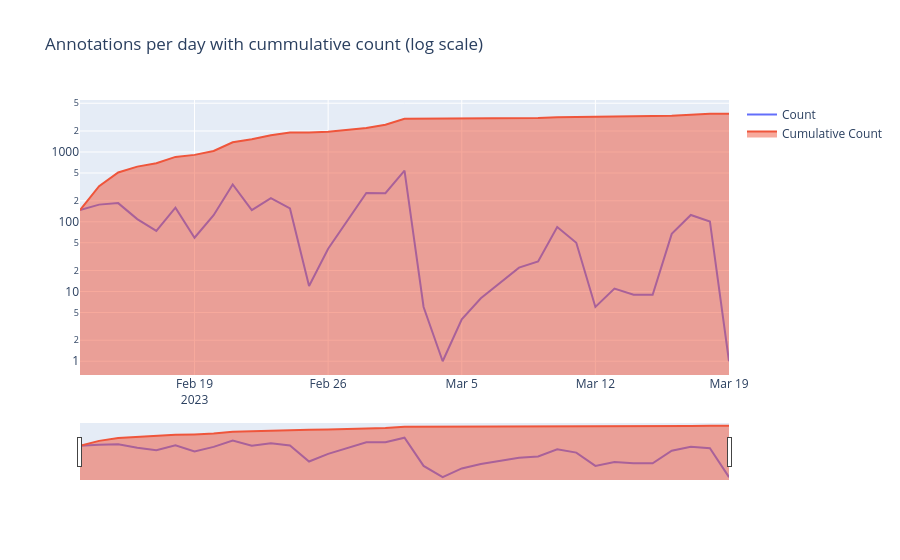

Notebook source saved alongside this figure:
### Code cell
fig = go.Figure()

fig.add_trace(
    go.Scatter(
        x=classifications_by_day["created_at"],
        y=classifications_by_day["count"],
        mode="lines",
        name="Count",
    )
)

fig.add_trace(
    go.Scatter(
        x=classifications_by_day["created_at"],
        y=classifications_by_day["cumulative_count"],
        mode="lines",
        name="Cumulative Count",
        fill="tozeroy",
    )
)

fig.update_xaxes(rangeslider_visible=True).update_yaxes(type="log")

fig.update_layout(
    barmode="group", title="Annotations per day with cummulative count (log scale)"
)

fig.show()

### Figure 1 — Plotly figure (JSON) as saved in the notebook; plotly's stock layout.template omitted (floating-point values rounded to 4 significant figures)
{"data": [{"mode": "lines", "name": "Count", "type": "scatter", "x": ["2023-02-13", "2023-02-14", "2023-02-15", "2023-02-16", "2023-02-17", "2023-02-18", "2023-02-19", "2023-02-20", "2023-02-21", "2023-02-22", "2023-02-23", "2023-02-24", "2023-02-25", "2023-02-26", "2023-02-28", "2023-03-01", "2023-03-02", "2023-03-03", "2023-03-04", "2023-03-05", "2023-03-06", "2023-03-08", "2023-03-09", "2023-03-10", "2023-03-11", "2023-03-12", "2023-03-13", "2023-03-14", "2023-03-15", "2023-03-16", "2023-03-17", "2023-03-18", "2023-03-19"], "y": [147, 176, 185, 109, 74, 159, 59, 124, 343, 147, 218, 155, 12, 41, 259, 256, 539, 6, 1, 4, 8, 22, 27, 84, 50, 6, 11, 9, 9, 67, 125, 101, 1]}, {"fill": "tozeroy", "mode": "lines", "name": "Cumulative Count", "type": "scatter", "x": ["2023-02-13", "2023-02-14", "2023-02-15", "2023-02-16", "2023-02-17", "2023-02-18", "2023-02-19", "2023-02-20", "2023-02-21", "2023-02-22", "2023-02-23", "2023-02-24", "2023-02-25", "2023-02-26", "2023-02-28", "2023-03-01", "2023-03-02", "2023-03-03", "2023-03-04", "2023-03-05", "2023-03-06", "2023-03-08", "2023-03-09", "2023-03-10", "2023-03-11", "2023-03-12", "2023-03-13", "2023-03-14", "2023-03-15", "2023-03-16", "2023-03-17", "2023-03-18", "2023-03-19"], "y": [147, 323, 508, 617, 691, 850, 909, 1033, 1376, 1523, 1741, 1896, 1908, 1949, 2208, 2464, 3003, 3009, 3010, 3014, 3022, 3044, 3071, 3155, 3205, 3211, 3222, 3231, 3240, 3307, 3432, 3533, 3534]}], "layout": {"autosize": true, "barmode": "group", "title": {"text": "Annotations per day with cummulative count (log scale)"}, "xaxis": {"autorange": true, "range": ["2023-02-13", "2023-03-19"], "rangeslider": {"autorange": true, "range": ["2023-02-13", "2023-03-19"], "visible": true, "yaxis": {"_template": null, "rangemode": "match"}}, "type": "date"}, "yaxis": {"autorange": true, "range": [-0.1971, 3.745], "type": "log"}}}
